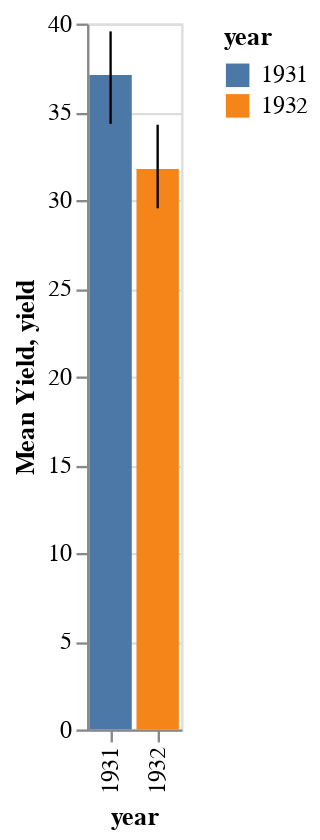

Notebook code for this chart:
### Code cell
import altair as alt
from vega_datasets import data

source = data.barley()

bars = alt.Chart(source).mark_bar().encode(
    x='year:O',
    y=alt.Y('mean(yield):Q', title='Mean Yield'),
    color='year:N',
)

error_bars = alt.Chart(source).mark_errorbar(extent='ci').encode(
    x='year:O',
    y='yield:Q'
)

alt.layer(bars, error_bars)#, data=source)#.facet(   column='site:N')

### Figure 1 — Vega-Lite specification as saved in the notebook (floating-point values rounded to 4 significant figures)
{"config": {"view": {"continuousWidth": 400, "continuousHeight": 300}}, "layer": [{"mark": "bar", "encoding": {"color": {"field": "year", "type": "nominal"}, "x": {"field": "year", "type": "ordinal"}, "y": {"aggregate": "mean", "field": "yield", "title": "Mean Yield", "type": "quantitative"}}}, {"mark": {"type": "errorbar", "extent": "ci"}, "encoding": {"x": {"field": "year", "type": "ordinal"}, "y": {"field": "yield", "type": "quantitative"}}}], "data": {"name": "data-093ece8c35bb2d41094cfb6138ec810b"}, "$schema": "https://vega.github.io/schema/vega-lite/v4.17.0.json", "datasets": {"data-093ece8c35bb2d41094cfb6138ec810b": [{"yield": 27.0, "variety": "Manchuria", "year": 1931, "site": "University Farm"}, {"yield": 48.87, "variety": "Manchuria", "year": 1931, "site": "Waseca"}, {"yield": 27.43, "variety": "Manchuria", "year": 1931, "site": "Morris"}, {"yield": 39.93, "variety": "Manchuria", "year": 1931, "site": "Crookston"}, {"yield": 32.97, "variety": "Manchuria", "year": 1931, "site": "Grand Rapids"}, {"yield": 28.97, "variety": "Manchuria", "year": 1931, "site": "Duluth"}, {"yield": 43.07, "variety": "Glabron", "year": 1931, "site": "University Farm"}, {"yield": 55.2, "variety": "Glabron", "year": 1931, "site": "Waseca"}, {"yield": 28.77, "variety": "Glabron", "year": 1931, "site": "Morris"}, {"yield": 38.13, "variety": "Glabron", "year": 1931, "site": "Crookston"}, {"yield": 29.13, "variety": "Glabron", "year": 1931, "site": "Grand Rapids"}, {"yield": 29.67, "variety": "Glabron", "year": 1931, "site": "Duluth"}, {"yield": 35.13, "variety": "Svansota", "year": 1931, "site": "University Farm"}, {"yield": 47.33, "variety": "Svansota", "year": 1931, "site": "Waseca"}, {"yield": 25.77, "variety": "Svansota", "year": 1931, "site": "Morris"}, {"yield": 40.47, "variety": "Svansota", "year": 1931, "site": "Crookston"}, {"yield": 29.67, "variety": "Svansota", "year": 1931, "site": "Grand Rapids"}, {"yield": 25.7, "variety": "Svansota", "year": 1931, "site": "Duluth"}, {"yield": 39.9, "variety": "Velvet", "year": 1931, "site": "University Farm"}, {"yield": 50.23, "variety": "Velvet", "year": 1931, "site": "Waseca"}, {"yield": 26.13, "variety": "Velvet", "year": 1931, "site": "Morris"}, {"yield": 41.33, "variety": "Velvet", "year": 1931, "site": "Crookston"}, {"yield": 23.03, "variety": "Velvet", "year": 1931, "site": "Grand Rapids"}, {"yield": 26.3, "variety": "Velvet", "year": 1931, "site": "Duluth"}, {"yield": 36.57, "variety": "Trebi", "year": 1931, "site": "University Farm"}, {"yield": 63.83, "variety": "Trebi", "year": 1931, "site": "Waseca"}, {"yield": 43.77, "variety": "Trebi", "year": 1931, "site": "Morris"}, {"yield": 46.93, "variety": "Trebi", "year": 1931, "site": "Crookston"}, {"yield": 29.77, "variety": "Trebi", "year": 1931, "site": "Grand Rapids"}, {"yield": 33.93, "variety": "Trebi", "year": 1931, "site": "Duluth"}, {"yield": 43.27, "variety": "No. 457", "year": 1931, "site": "University Farm"}, {"yield": 58.1, "variety": "No. 457", "year": 1931, "site": "Waseca"}, {"yield": 28.7, "variety": "No. 457", "year": 1931, "site": "Morris"}, {"yield": 45.67, "variety": "No. 457", "year": 1931, "site": "Crookston"}, {"yield": 32.17, "variety": "No. 457", "year": 1931, "site": "Grand Rapids"}, {"yield": 33.6, "variety": "No. 457", "year": 1931, "site": "Duluth"}, {"yield": 36.6, "variety": "No. 462", "year": 1931, "site": "University Farm"}, {"yield": 65.77, "variety": "No. 462", "year": 1931, "site": "Waseca"}, {"yield": 30.37, "variety": "No. 462", "year": 1931, "site": "Morris"}, {"yield": 48.57, "variety": "No. 462", "year": 1931, "site": "Crookston"}, {"yield": 24.93, "variety": "No. 462", "year": 1931, "site": "Grand Rapids"}, {"yield": 28.1, "variety": "No. 462", "year": 1931, "site": "Duluth"}, {"yield": 32.77, "variety": "Peatland", "year": 1931, "site": "University Farm"}, {"yield": 48.57, "variety": "Peatland", "year": 1931, "site": "Waseca"}, {"yield": 29.87, "variety": "Peatland", "year": 1931, "site": "Morris"}, {"yield": 41.6, "variety": "Peatland", "year": 1931, "site": "Crookston"}, {"yield": 34.7, "variety": "Peatland", "year": 1931, "site": "Grand Rapids"}, {"yield": 32.0, "variety": "Peatland", "year": 1931, "site": "Duluth"}, {"yield": 24.67, "variety": "No. 475", "year": 1931, "site": "University Farm"}, {"yield": 46.77, "variety": "No. 475", "year": 1931, "site": "Waseca"}, {"yield": 22.6, "variety": "No. 475", "year": 1931, "site": "Morris"}, {"yield": 44.1, "variety": "No. 475", "year": 1931, "site": "Crookston"}, {"yield": 19.7, "variety": "No. 475", "year": 1931, "site": "Grand Rapids"}, {"yield": 33.07, "variety": "No. 475", "year": 1931, "site": "Duluth"}, {"yield": 39.3, "variety": "Wisconsin No. 38", "year": 1931, "site": "University Farm"}, {"yield": 58.8, "variety": "Wisconsin No. 38", "year": 1931, "site": "Waseca"}, {"yield": 29.47, "variety": "Wisconsin No. 38", "year": 1931, "site": "Morris"}, {"yield": 49.87, "variety": "Wisconsin No. 38", "year": 1931, "site": "Crookston"}, {"yield": 34.47, "variety": "Wisconsin No. 38", "year": 1931, "site": "Grand Rapids"}, {"yield": 31.6, "variety": "Wisconsin No. 38", "year": 1931, "site": "Duluth"}, {"yield": 26.9, "variety": "Manchuria", "year": 1932, "site": "University Farm"}, {"yield": 33.47, "variety": "Manchuria", "year": 1932, "site": "Waseca"}, {"yield": 34.37, "variety": "Manchuria", "year": 1932, "site": "Morris"}, {"yield": 32.97, "variety": "Manchuria", "year": 1932, "site": "Crookston"}, {"yield": 22.13, "variety": "Manchuria", "year": 1932, "site": "Grand Rapids"}, {"yield": 22.57, "variety": "Manchuria", "year": 1932, "site": "Duluth"}, {"yield": 36.8, "variety": "Glabron", "year": 1932, "site": "University Farm"}, {"yield": 37.73, "variety": "Glabron", "year": 1932, "site": "Waseca"}, {"yield": 35.13, "variety": "Glabron", "year": 1932, "site": "Morris"}, {"yield": 26.17, "variety": "Glabron", "year": 1932, "site": "Crookston"}, {"yield": 14.43, "variety": "Glabron", "year": 1932, "site": "Grand Rapids"}, {"yield": 25.87, "variety": "Glabron", "year": 1932, "site": "Duluth"}, {"yield": 27.43, "variety": "Svansota", "year": 1932, "site": "University Farm"}, {"yield": 38.5, "variety": "Svansota", "year": 1932, "site": "Waseca"}, {"yield": 35.03, "variety": "Svansota", "year": 1932, "site": "Morris"}, {"yield": 20.63, "variety": "Svansota", "year": 1932, "site": "Crookston"}, {"yield": 16.63, "variety": "Svansota", "year": 1932, "site": "Grand Rapids"}, {"yield": 22.23, "variety": "Svansota", "year": 1932, "site": "Duluth"}, {"yield": 26.8, "variety": "Velvet", "year": 1932, "site": "University Farm"}, {"yield": 37.4, "variety": "Velvet", "year": 1932, "site": "Waseca"}, {"yield": 38.83, "variety": "Velvet", "year": 1932, "site": "Morris"}, {"yield": 32.07, "variety": "Velvet", "year": 1932, "site": "Crookston"}, {"yield": 32.23, "variety": "Velvet", "year": 1932, "site": "Grand Rapids"}, {"yield": 22.47, "variety": "Velvet", "year": 1932, "site": "Duluth"}, {"yield": 29.07, "variety": "Trebi", "year": 1932, "site": "University Farm"}, {"yield": 49.23, "variety": "Trebi", "year": 1932, "site": "Waseca"}, {"yield": 46.63, "variety": "Trebi", "year": 1932, "site": "Morris"}, {"yield": 41.83, "variety": "Trebi", "year": 1932, "site": "Crookston"}, {"yield": 20.63, "variety": "Trebi", "year": 1932, "site": "Grand Rapids"}, {"yield": 30.6, "variety": "Trebi", "year": 1932, "site": "Duluth"}, {"yield": 26.43, "variety": "No. 457", "year": 1932, "site": "University Farm"}, {"yield": 42.2, "variety": "No. 457", "year": 1932, "site": "Waseca"}, {"yield": 43.53, "variety": "No. 457", "year": 1932, "site": "Morris"}, {"yield": 34.33, "variety": "No. 457", "year": 1932, "site": "Crookston"}, {"yield": 19.47, "variety": "No. 457", "year": 1932, "site": "Grand Rapids"}, {"yield": 22.7, "variety": "No. 457", "year": 1932, "site": "Duluth"}, {"yield": 25.57, "variety": "No. 462", "year": 1932, "site": "University Farm"}, {"yield": 44.7, "variety": "No. 462", "year": 1932, "site": "Waseca"}, {"yield": 47.0, "variety": "No. 462", "year": 1932, "site": "Morris"}, {"yield": 30.53, "variety": "No. 462", "year": 1932, "site": "Crookston"}, {"yield": 19.9, "variety": "No. 462", "year": 1932, "site": "Grand Rapids"}, {"yield": 22.5, "variety": "No. 462", "year": 1932, "site": "Duluth"}, {"yield": 28.07, "variety": "Peatland", "year": 1932, "site": "University Farm"}, {"yield": 36.03, "variety": "Peatland", "year": 1932, "site": "Waseca"}, {"yield": 43.2, "variety": "Peatland", "year": 1932, "site": "Morris"}, {"yield": 25.23, "variety": "Peatland", "year": 1932, "site": "Crookston"}, {"yield": 26.77, "variety": "Peatland", "year": 1932, "site": "Grand Rapids"}, {"yield": 31.37, "variety": "Peatland", "year": 1932, "site": "Duluth"}, {"yield": 30.0, "variety": "No. 475", "year": 1932, "site": "University Farm"}, {"yield": 41.27, "variety": "No. 475", "year": 1932, "site": "Waseca"}, {"yield": 44.23, "variety": "No. 475", "year": 1932, "site": "Morris"}, {"yield": 32.13, "variety": "No. 475", "year": 1932, "site": "Crookston"}, {"yield": 15.23, "variety": "No. 475", "year": 1932, "site": "Grand Rapids"}, {"yield": 27.37, "variety": "No. 475", "year": 1932, "site": "Duluth"}, {"yield": 38.0, "variety": "Wisconsin No. 38", "year": 1932, "site": "University Farm"}, {"yield": 58.17, "variety": "Wisconsin No. 38", "year": 1932, "site": "Waseca"}, {"yield": 47.17, "variety": "Wisconsin No. 38", "year": 1932, "site": "Morris"}, {"yield": 35.9, "variety": "Wisconsin No. 38", "year": 1932, "site": "Crookston"}, {"yield": 20.67, "variety": "Wisconsin No. 38", "year": 1932, "site": "Grand Rapids"}, {"yield": 29.33, "variety": "Wisconsin No. 38", "year": 1932, "site": "Duluth"}]}}
